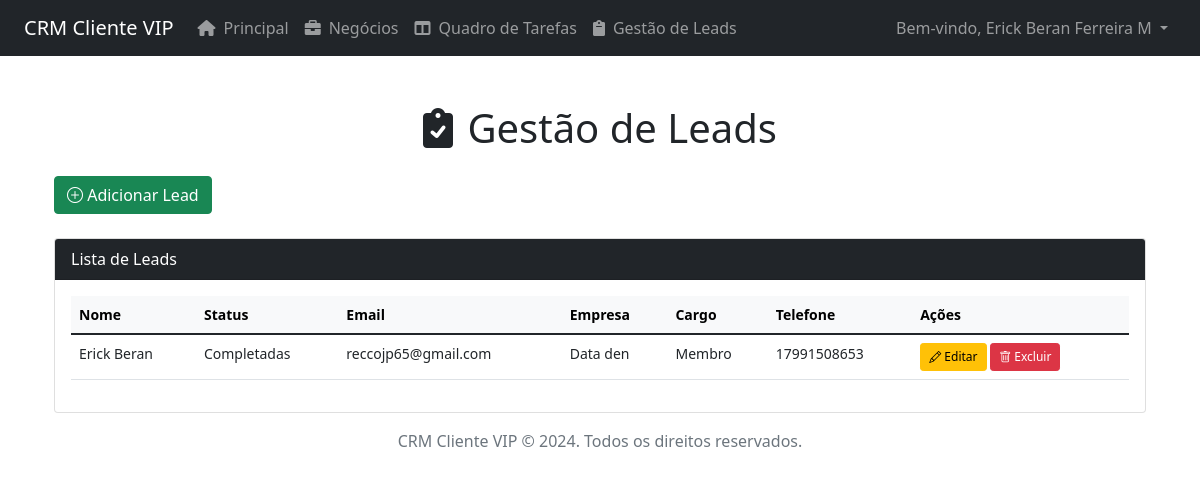
The app's page /app/views/Lead/LeadHome.php (signed in) with its own data.
### tables this page shows
CREATE TABLE `leads` (
  `id` int(11) NOT NULL,
  `nome` varchar(200) NOT NULL,
  `email` varchar(200) NOT NULL,
  `empresa` varchar(200) NOT NULL,
  `mensagem` text NOT NULL,
  `data_criacao` timestamp NOT NULL DEFAULT current_timestamp(),
  `cargo` varchar(255) DEFAULT NULL,
  `telefone` varchar(20) DEFAULT NULL,
  `status` varchar(255) DEFAULT NULL
);

### app/models/Database.php (called while the page is built, shortened)
<?php
class Database
{
    private $host = DB_HOST;
    private $port = DB_PORT;
    private $user = DB_USER;
    private $pass = DB_PASS;
    private $dbname = DB_NAME;
    private $dbh;
    private $stmt;
    public function __construct()
    {
        $dsn = 'mysql:host=' . $this->host . ';port=' . $this->port . ';dbname=' . $this->dbname;
        $options = array(
            PDO::ATTR_PERSISTENT => true,
            PDO::ATTR_ERRMODE => PDO::ERRMODE_EXCEPTION
        );
        try {
            $this->dbh = new PDO($dsn, $this->user, $this->pass, $options);
        } catch (PDOException $e) {
            $this->error = $e->getMessage();
            echo 'Connection failed: ' . $this->error;
        }
    }
    public function query($query)
    {
        $this->stmt = $this->dbh->prepare($query);
    }
    public function execute()
    {
        try {
            return $this->stmt->execute();
        } catch (PDOException $e) {
            $this->error = $e->getMessage();
            return false;
        }
    }
    public function resultset()
    {
        $this->execute();
        return $this->stmt->fetchAll(PDO::FETCH_ASSOC);
    }
}

### app/controllers/LeadController.php (called while the page is built, shortened)
<?php
class LeadController
{
    private $model;
    public function __construct($model)
    {
        $this->model = $model;
    }
    public function listar()
    {
        try {
            return $this->model->listarLeads();
        } catch (Exception $e) {
            return ['success' => false, 'message' => $e->getMessage()];
        }
    }
}

### app/models/Lead.php (called while the page is built, shortened)
<?php
class LeadModel
{
    private $db;
    public function __construct()
    {
        $this->db = new Database();
    }
    public function listarLeads()
    {
        $this->db->query('SELECT * FROM leads');
        try {
            return $this->db->resultSet();
        } catch (Exception $e) {
            throw new Exception('Erro ao listar leads: ' . $e->getMessage());
        }
    }
}

### app/views/Lead/LeadHome.php (the view, shortened to what this page needs)
<?php
require_once '../../Models/Database.php';
require_once '../../models/Lead.php';
require_once '../../controllers/LeadController.php';
$controller = new LeadController(new LeadModel());
?>
<!DOCTYPE html>
<html lang="pt-BR">
<head>
    <link rel="stylesheet" href="https://cdn.jsdelivr.net/npm/bootstrap@5.3.0/dist/css/bootstrap.min.css">
    <link rel="stylesheet" href="https://cdnjs.cloudflare.com/ajax/libs/bootstrap-icons/1.10.5/font/bootstrap-icons.min.css">
    <link rel="stylesheet" href="../../../public/css/lead.css">
</head>
<body>
    <?php include '../layout/header_logado.php'; ?>
    <div class="container mt-5">
        <h1 class="text-center my-4"><i class="fas fa-clipboard-check me-1"></i> Gestão de Leads</h1>
        <div class="d-flex justify-content-between mb-4">
            <button id="addLeadButton" class="btn btn-success">
                <i class="bi bi-plus-circle"></i> Adicionar Lead
            </button>
        </div>
        <div class="card">
            <div class="card-header bg-dark text-white">Lista de Leads</div>
            <div class="card-body table-responsive">
                <table class="table table-hover">
                    <thead class="table-light">
                        <tr>
                            <th>Nome</th>
                            <th>Status</th>
                            <th>Email</th>
                            <th>Empresa</th>
                            <th>Cargo</th>
                            <th>Telefone</th>
                            <th>Ações</th>
                        </tr>
                    </thead>
                    <tbody>
                        <?php
                        $leads = $controller->listar();
                        foreach ($leads as $lead) {
                            echo "<tr>";
                            echo "<td>{$lead['nome']}</td>";
                            echo "<td>{$lead['status']}</td>";
                            echo "<td>{$lead['email']}</td>";
                            echo "<td>{$lead['empresa']}</td>";
                            echo "<td>{$lead['cargo']}</td>";
                            echo "<td>{$lead['telefone']}</td>";
                            echo "<td>";
                            echo "<a href='?action=editar&id={$lead['id']}' class='btn btn-warning btn-sm'><i class='bi bi-pencil'></i> Editar</a> ";
                            echo "<a href='?action=excluir&id={$lead['id']}' class='btn btn-danger btn-sm' onclick='return confirm(\"Tem certeza que deseja excluir este lead?\")'><i class='bi bi-trash'></i> Excluir</a>";
                            echo "</td>";
                            echo "</tr>";
                        }
                        ?>
                    </tbody>
                </table>
            </div>
        </div>
    </div>
    <?php include '../layout/footer.php'; ?>
</body>
</html>

### public/css/lead.css (style rules this page uses)
.table-responsive table { font-size: 0.875rem; }
.table td, .table th { white-space: nowrap; }
.table .btn { padding: 0.25rem 0.5rem; font-size: 0.75rem; }

### records on screen
leads: nome "Erick Beran", status "Completadas", email "reccojp65@gmail.com", empresa "Data den", cargo "Membro", telefone "17991508653"

### other values on screen
$cliente['nome'] "Erick Beran Ferreira M"
